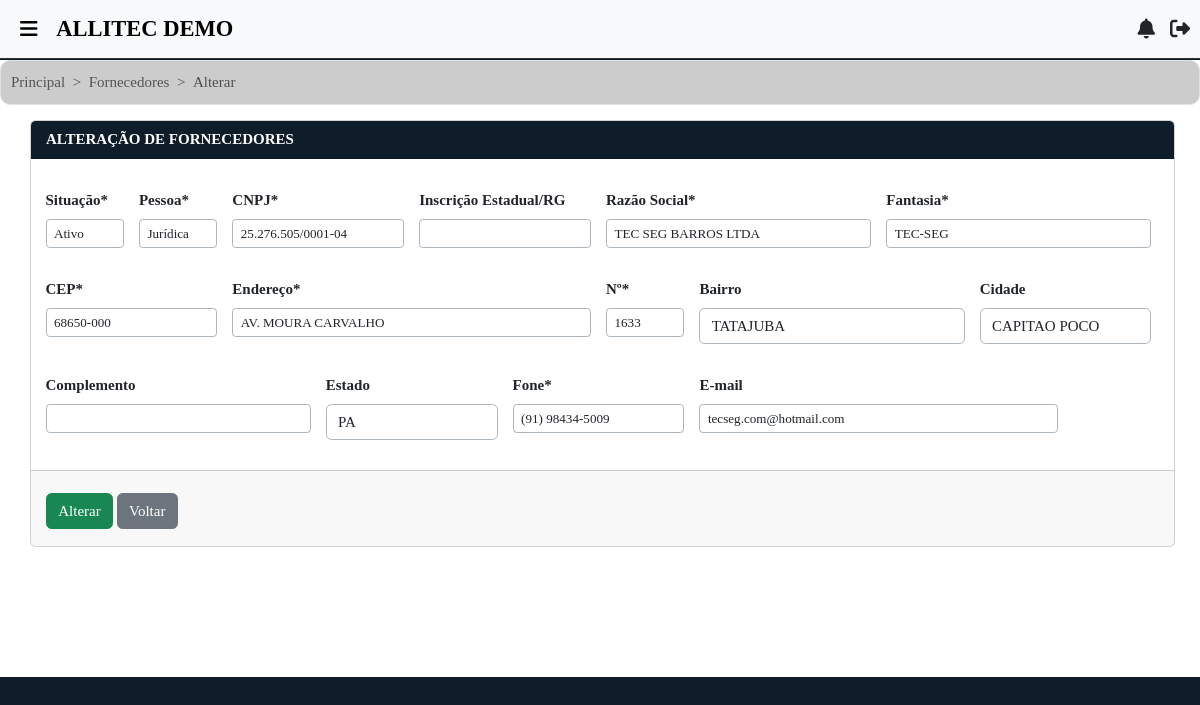
Screenshot of /fornecedores/att/1/ (signed in) with the database file from the repository.
### filiais/models.py (models this page shows, shortened)
class Usuario(AbstractUser):
    empresa = models.ForeignKey(Empresa, on_delete=models.CASCADE, related_name="usuarios", null=True, blank=True)
    filial_user = models.ForeignKey(Filial, on_delete=models.SET_NULL, null=True, blank=True, related_name="usuarios")
    codigo_local = models.PositiveIntegerField(blank=True, null=True)
    gerar_senha_lib = models.BooleanField(default=False, verbose_name='Gerar Senha de Liberação')
    senha_liberacao = models.CharField(max_length=20, blank=True, null=True, verbose_name='Senha de Liberação')
    is_master = models.BooleanField(default=False)
    class Meta:
        unique_together = ('username', 'empresa')

class Filial(models.Model):
    situacao = models.CharField(
        max_length=10,
        verbose_name="Situação",
        choices=[
            ('Ativa', 'Ativa'),
            ('Inativa', 'Inativa')
        ]
    )
    layout_contrato = models.CharField(
        max_length=10,
        verbose_name="Layout Contrato",
        choices=[
            ('Layout 1', 'Layout 1'),
            ('Layout 2', 'Layout 2')
        ],
        default="Layout 1"
    )
    tp_chave = models.CharField(
        max_length=20,
        verbose_name="Tipo de Chave Pix",
        choices=[
            ('CPF', 'CPF'),
            ('CNPJ', 'CNPJ'),
            ('E-mail', 'E-mail'),
            ('Telefone', 'Telefone'),
            ('Chave Aleatória', 'Chave Aleatória')
        ]
    )
    chave_pix = models.CharField(
        max_length=100,
        verbose_name="Chave Pix"
    )
    banco_fil = models.ForeignKey('bancos.Banco', on_delete=models.CASCADE, null=True, blank=True)
    beneficiario = models.CharField(max_length=255, verbose_name='Nome Beneficiário')
    info_comp = models.TextField(default="Obrigado pela preferência!", blank=True)
    info_orcamento = models.TextField(default="*Caro cliente, caso você encontre um orçamento com valor inferior, podemos analisar o orçamento concorrente para fecharmos negócio.", blank=True)
    cnpj = models.CharField(max_length=20, verbose_name='CNPJ')
    ie = models.CharField(max_length=20, verbose_name='Inscrição Estadual')
    razao_social = models.CharField(max_length=100, verbose_name='Razão Social')
    fantasia = models.CharField(max_length=100, verbose_name='Fantasia')
    endereco = models.CharField(max_length=100, verbose_name='Endereço')
    cep = models.CharField(max_length=10, verbose_name='CEP')
    numero = models.CharField(max_length=10, verbose_name='Nº')
    bairro_fil = models.ForeignKey('bairros.Bairro', on_delete=models.SET_NULL, null=True)
    complem = models.CharField(max_length=20, verbose_name='Complemento', blank=True)
    cidade_fil = models.ForeignKey('cidades.Cidade', on_delete=models.SET_NULL, null=True)
    uf = models.ForeignKey('estados.Estado', on_delete=models.SET_NULL, null=True)
    tel = models.CharField(max_length=15, verbose_name='Fone')
    email = models.EmailField(max_length=40, verbose_name='E-mail')
    fantasia_normalizado = models.CharField(max_length=255, editable=False)
    logo = models.FileField(upload_to='logo/', null=True, blank=True, default='default_logo.png')
    vinc_emp = models.ForeignKey(Empresa, on_delete=models.CASCADE)
    dt_criacao = models.CharField(
        max_length=30,
        verbose_name='Data de Registro',
        default=data_hoje_formatada
    )
    dt_inativacao = models.CharField(max_length=30, verbose_name='Data de Inativação', blank=True, null=True)
    principal = models.BooleanField(default=False, verbose_name='Filial Principal')
    vinculada_a = models.ForeignKey('self', null=True, blank=True, on_delete=models.CASCADE, related_name='filiais_secundarias', verbose_name='Filial Vinculada à')
    class Meta:
        verbose_name_plural = "Filiais"

### fornecedores/models.py (models this page shows, shortened)
class Fornecedor(models.Model):
    vinc_emp = models.ForeignKey('empresas.Empresa', on_delete=models.CASCADE)
    situacao = models.CharField(
        max_length=10,
        verbose_name="Situação",
        choices=[
            ('Ativo', 'Ativo'),
            ('Inativo', 'Inativo')
        ]
    )
    pessoa = models.CharField(
        max_length=10,
        verbose_name="Pessoa",
        choices=[
            ('Física', 'Física'),
            ('Jurídica', 'Jurídica')
        ]
    )
    cpf_cnpj = models.CharField(max_length=25)
    ie = models.CharField(max_length=20, blank=True, null=True)
    razao_social = models.CharField(max_length=100)
    fantasia = models.CharField(max_length=100)
    endereco = models.CharField(max_length=100)
    cep = models.CharField(max_length=10)
    numero = models.CharField(max_length=10)
    bairro = models.ForeignKey(Bairro, on_delete=models.SET_NULL, null=True)
    cidade = models.ForeignKey(Cidade, on_delete=models.SET_NULL, null=True)
    uf = models.ForeignKey(Estado, on_delete=models.SET_NULL, null=True)
    complem = models.CharField(max_length=30, blank=True, default="")
    tel = models.CharField(max_length=30)
    email = models.EmailField(max_length=40)
    dt_reg = models.DateField(verbose_name="Data de Registro", null=True, blank=True)
    class Meta:
        verbose_name_plural = "Fornecedores"

### fornecedores/views.py (the view)
# urls.py: path("att/<int:id>/", views.att_fornecedor, name='att-fornecedor'),
@verifica_alguma_permissao(
    'fornecedores.add_fornecedor',
    'fornecedores.change_fornecedor',
    'fornecedores.delete_fornecedor'
)
@login_required
def att_fornecedor(request, id):
    cli = get_object_or_404(Fornecedor, pk=id)
    form = FornecedorForm(instance=cli)
    if not request.user.has_perm('fornecedores.change_fornecedor'):
        messages.info(request, 'Você não tem permissão para editar fornecedores.')
        return redirect('/fornecedores/lista/')
    if request.method == 'POST':
        form = FornecedorForm(request.POST, instance=cli)
        if form.is_valid():
            cli.save()
            clie = str(cli.id)
            messages.success(request, 'Fornecedor atualizado com sucesso!')
            return redirect('/fornecedores/lista/?tp=cod&s=' + clie)
        else:
            error_messages = []
            for field in form:
                if field.errors:
                    for error in field.errors:
                        error_messages.append(f"<i class='fa-solid fa-xmark'></i> Campo ({field.label}) é obrigatório!")
            return render(request, 'fornecedores/att.html', {'form': form, 'cli': cli, 'error_messages': error_messages})
    else:
        return render(request, 'fornecedores/att.html', {'form': form, 'cli': cli})

### bairros/models.py (called while the page is built)
    def __str__(self):
        return self.nome_bairro

### cidades/models.py (called while the page is built)
    def __str__(self):
        return self.nome_cidade

### estados/models.py (called while the page is built)
    def __str__(self):
        return self.nome_estado

### filiais/context_processors.py (called while the page is built)
def notificacoes(request):
    if request.user.is_authenticated:
        notificacoes = Notification.objects.filter(recipient=request.user, unread=True)
        return {'notificacoes': notificacoes}
    return {'notificacoes': []}

### util/permissoes.py (called while the page is built)
def verifica_alguma_permissao(*permissoes_codenames):
    def decorator(view_func):
        @wraps(view_func)
        def _wrapped_view(request, *args, **kwargs):
            if not any(request.user.has_perm(perm) for perm in permissoes_codenames):
                messages.warning(
                    request,
                    'Usuário não autorizado para realizar esta função.'
                )
                return redirect('inicio')
            return view_func(request, *args, **kwargs)
        return _wrapped_view
    return decorator

### templates/fornecedores/att.html (shortened to what this page needs)
{% extends 'base.html' %}
{% load static %}
{% load crispy_forms_tags %}
{% block content %}
<div class="container-fluid bg-white">
    <nav style="--bs-breadcrumb-divider: '>';" aria-label="breadcrumb">
        <ol class="breadcrumb">
            <li class="breadcrumb-item"><a href="{% url 'inicio' %}" id="item-naveg">Principal</a></li>
            <li class="breadcrumb-item"><a href="{% url 'lista-fornecedores' %}" id="item-naveg">Fornecedores</a></li>
            <li class="breadcrumb-item active" aria-current="page">Alterar</li>
        </ol>
    </nav>
    <div class="formularios">
        <form method="POST" id="createForm" enctype="multipart/form-data">
            {% if cli %}
                <div class="card">
                    <div class="card-header">
                        <span>
                            ALTERAÇÃO DE FORNECEDORES
                        </span>
                    </div>
                    <div class="card-body">
                        <div class="row g-3" style="margin-left: -8px;">
                            <div class="col-md-1">
                                {{ form.situacao|as_crispy_field }}
                            </div>
                            <div class="col-md-1">
                                {{ form.pessoa|as_crispy_field }}
                            </div>
                            <div class="col-md-2">
                                {{ form.cpf_cnpj|as_crispy_field }}
                            </div>
                            <div class="col-md-2">
                                {{ form.ie|as_crispy_field }}
                            </div>
                            <div class="col-md-3">
                                {{ form.razao_social|as_crispy_field }}
                            </div>
                            <div class="col-md-3">
                                {{ form.fantasia|as_crispy_field }}
                            </div>
                            <div class="col-md-2">
                                {{ form.cep|as_crispy_field }}
                            </div>
                            <div class="col-md-4">
                                {{ form.endereco|as_crispy_field }}
                            </div>
                            <div class="col-md-1">
                                {{ form.numero|as_crispy_field }}
                            </div>
                            <div class="col-md-3">
                                {{ form.bairro|as_crispy_field }}
                            </div>
                            <div class="col-md-2">
                                {{ form.cidade|as_crispy_field }}
                            </div>
                            <div class="col-md-3">
                                {{ form.complem|as_crispy_field }}
                            </div>
                            <div class="col-md-2">
                                {{ form.uf|as_crispy_field }}
                            </div>
                            <div class="col-md-2">
                                {{ form.tel|as_crispy_field }}
                            </div>
                            <div class="col-md-4">
                                {{ form.email|as_crispy_field }}
                            </div>
                        </div>
                    </div>
                    <div class="card-footer">
                        <div class="base_botao">
                            <button type="button" class="btn btn-success botoes" data-bs-toggle="modal" data-bs-target="#staticBackdrop" id="openModalBtn">Alterar</button>
                            <a href="#" class="btn btn-secondary botoes" id="voltarBtn" style="margin-right: 10px;" data-bs-toggle="modal" data-bs-target="#loadingModal">Voltar</a>
                        </div>
                    </div>
                </div>
            {% endif %}
        </form>
    </div>
</div>
{% endblock %}

### templates/base.html (shortened to what this page needs)
<!doctype html>
{% load static %}
<html lang="pt-BR">
<head>
    <link href="https://cdn.jsdelivr.net/npm/bootstrap@5.3.2/dist/css/bootstrap.min.css" rel="stylesheet">
    <link href="https://cdn.jsdelivr.net/npm/select2@4.1.0-rc.0/dist/css/select2.min.css" rel="stylesheet" />
    <link rel="stylesheet" href="https://code.jquery.com/ui/1.14.1/themes/base/jquery-ui.css">
    <link rel="stylesheet" type="text/css" href="https://cdn.jsdelivr.net/npm/toastify-js/src/toastify.min.css">
    <link rel="stylesheet" href="{% static 'css/styles.css' %}">
</head>
<body>
    <div class="container-fluid">
        {% if user.is_authenticated %}
            <nav class="navbar fixed-top navbar-expand-lg bg-body-tertiary">
                <div class="container-fluid">
                    <div class="d-flex align-items-center">
                        <i class="navbar-brand fa-solid fa-bars"
                           style="margin-left: 20px; font-size: 20px;"
                           data-bs-toggle="offcanvas"
                           href="#offcanvasExample"
                           role="button"
                           aria-controls="offcanvasExample"></i>
                        {% if request.user.is_superuser %}
                            <a class="navbar-brand ms-1" href="{% url 'lista-empresas' %}" style="text-decoration: none;">
                                <div class="text-uppercase" style="font-size: 1.5rem; font-weight: bold;">
                                    ADMINISTRAÇÃO
                                </div>
                            </a>
                        {% else %}
                            <a class="navbar-brand ms-1" href="{% url 'inicio' %}" style="text-decoration: none;">
                                <div class="text-uppercase" style="font-size: 1.5rem; font-weight: bold;">
                                    {{ request.user.filial_user.fantasia }}
                                </div>
                            </a>
                        {% endif %}
                    </div>
                    <div class="d-flex align-items-center ms-auto" style="font-size: 20px; margin-right: 10px;">
                        <div class="nav-item dropdown">
                            <a class="nav-link" href="#" id="notificationsDropdown" role="button"
                               data-bs-toggle="dropdown" aria-expanded="false">
                                <i class="fas fa-bell"></i>
                            </a>
                        </div>
                        {% if request.user.is_superuser %}
                            <div class="nav-item ms-3">
                                <a class="nav-link" href="{% url 'logout-view-superuser' %}" title="Sair"
                                   onclick="showLoadingModal()">
                                    <i class="fa-solid fa-right-from-bracket"></i>
                                </a>
                            </div>
                        {% else %}
                            <div class="nav-item ms-3">
                                <a class="nav-link" href="{% url 'logout-view' %}" title="Sair"
                                   onclick="showLoadingModal()">
                                    <i class="fa-solid fa-right-from-bracket"></i>
                                </a>
                            </div>
                        {% endif %}
                    </div>
                </div>
            </nav>
        {% endif %}
    </div>
    {% block content %}{% endblock %}
</body>
</html>

### static/css/styles.css (style rules this page uses)
body, html { width: 100%; min-height: 100%; margin: 0; padding: 0; background: #0f1d2b; font-size: 15px; font-family: Times; overflow-x: hidden; overflow-y: auto; }
.card { margin-left: 10px; margin-right: 10px; margin-bottom: 130px; }
.container-fluid.bg-white { margin-top: 60px; }
label { font-weight: bold; }
@media (min-width: 769px) { .container-fluid.bg-white { overflow-y: auto; } }
.card-header { background-color: #0f1d2b; color: white; font-weight: bold; }
.container-fluid { padding: 0; height: auto; max-height: none; overflow-y: visible; }
.container-fluid .row { margin: 0; }
.navbar { border-bottom: 1px solid #333; margin-bottom: 20px; }
.navbar-brand { font-weight: bold; }
#item-naveg { text-decoration: none; color: #545454; }
.breadcrumb { background-color: #CCC; padding: 1%; }
.botoes { margin-bottom: 10px; }
.formularios { margin-left: 20px; margin-right: 15px; }
.base_botao { margin-top: 15px; }
html, body { max-width: 100%; overflow-x: hidden; }
.breadcrumb { border: 1px solid #dee2e6; border-radius: 10px; padding: 10px; }
.form-select { -webkit-appearance: none;-moz-appearance: none;appearance: none;background: none;padding-right: 10px; }
* { scrollbar-width: thin; scrollbar-color: #0f1d2b #f1f1f1; }

### rows the page displays
Usuario: user.filial_user.fantasia "ALLITEC DEMO"
Fornecedor: situacao "Ativo", pessoa "Jurídica", cpf_cnpj "25.276.505/0001-04", razao_social "TEC SEG BARROS LTDA", fantasia "TEC-SEG", cep "68650-000", endereco "AV. MOURA CARVALHO", numero "1633", bairro "TATAJUBA", cidade "CAPITAO POCO", uf "PA", tel "(91) 98434-5009", email "tecseg.com@hotmail.com"
